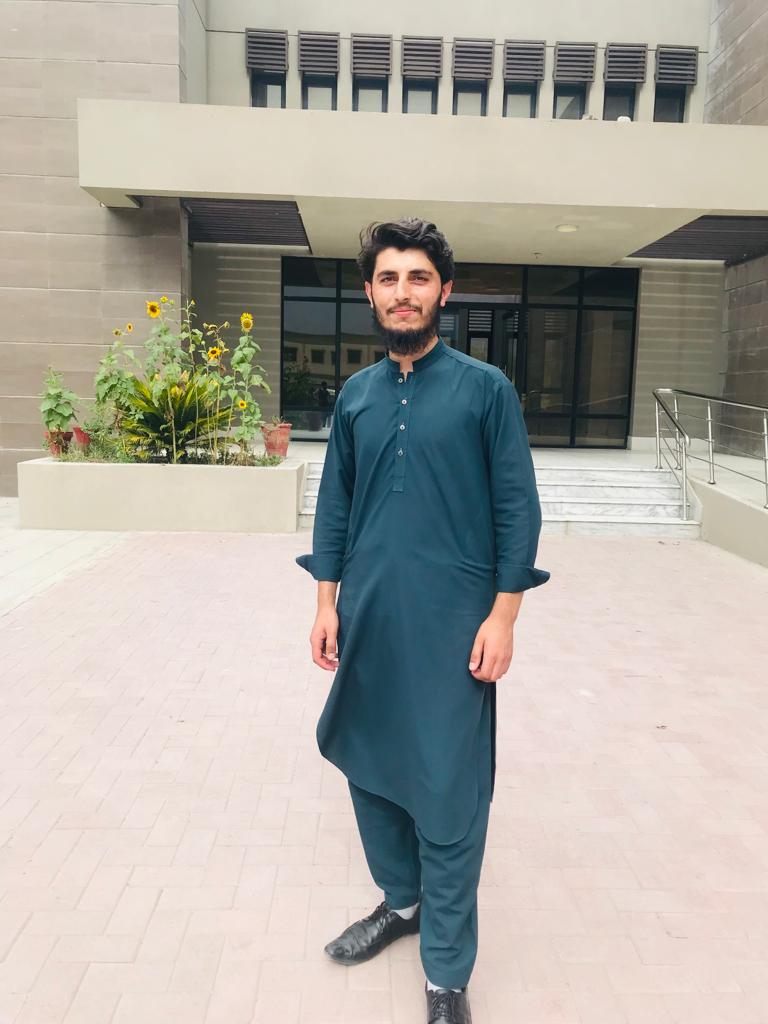
#> input picture images/sahir.jpeg, 768 x 1024 px
$ python thresh.py
#> lines starting #> are read from the running program, lines starting #| are printed output that depends on the picture; after the words box and inside, x2 and y2 are one past the last pixel; in counts of white or black regions, pixels touching at a corner belong together
import cv2 as cv

img = cv.imread('images/sahir.jpeg')
#> img is the input picture: shape (1024, 768, 3); mean B, G, R 162, 169.9, 173.4
cv.imshow('Sahir', img)

gray = cv.cvtColor(img, cv.COLOR_BGRA2GRAY)
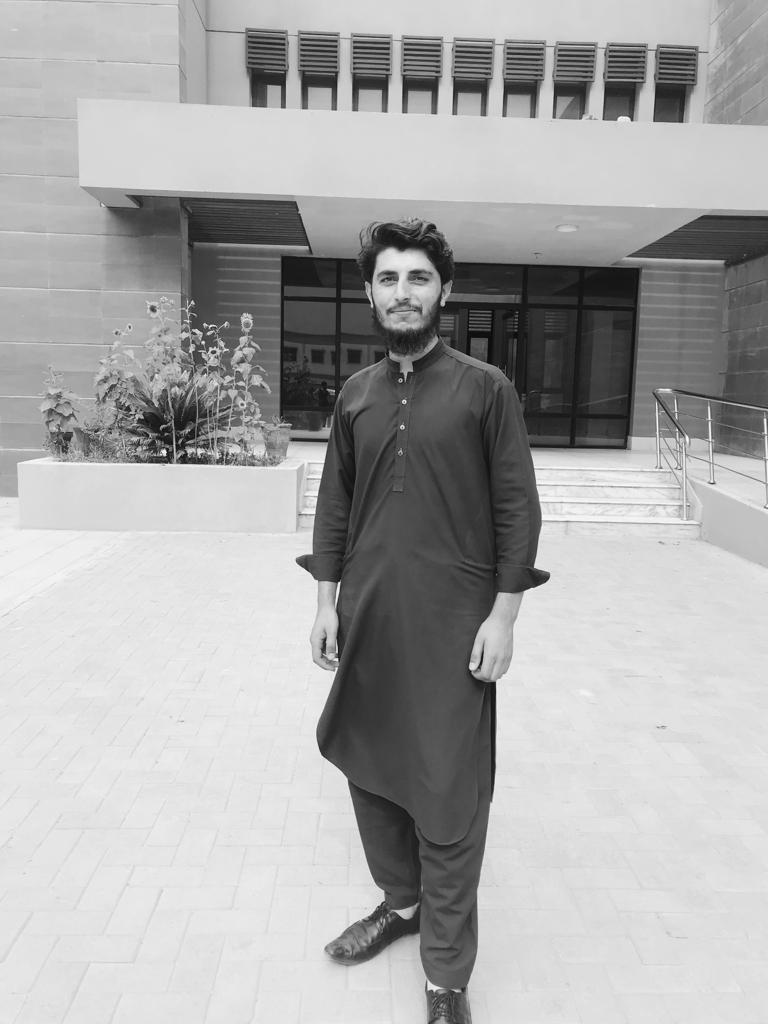
#> gray: shape (1024, 768); min 2, max 254, mean 170
cv.imshow('Gray', gray)

# Simple thresholding
threshold, thresh = cv.threshold(gray, 150, 255, cv.THRESH_BINARY)
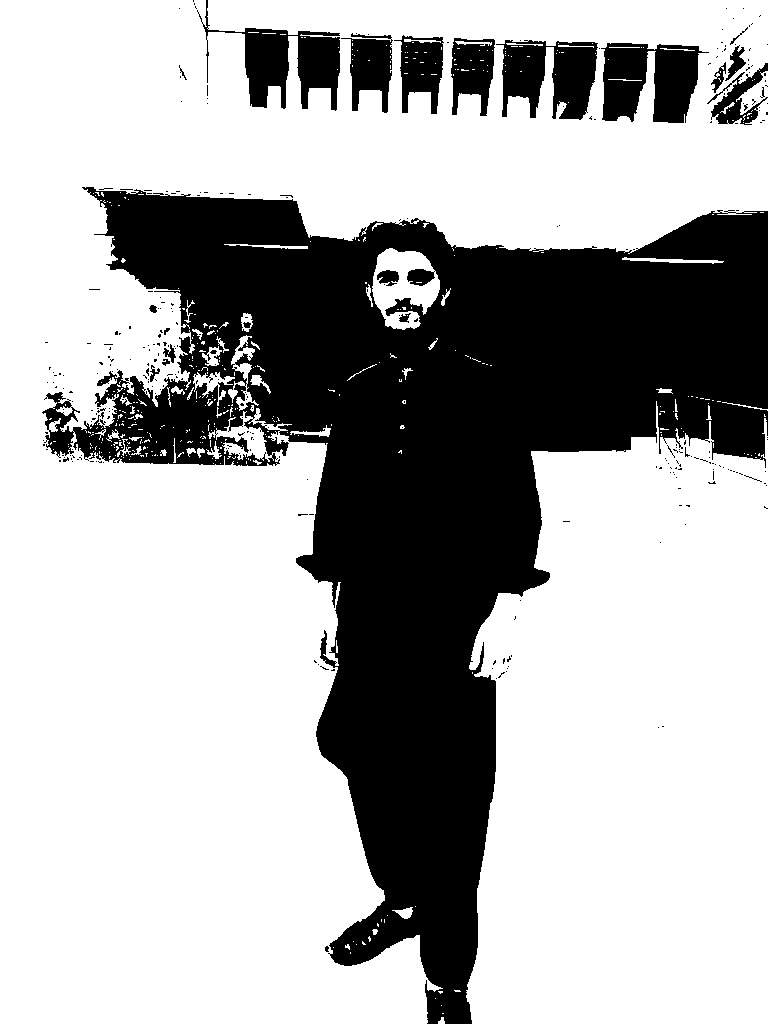
#> thresh: shape (1024, 768); 68.4% white; 303 black regions (281 under 20 px), largest, box (x1, y1, x2, y2) and area: (42, 187, 768, 1024) 221173, (601, 43, 709, 123) 5920, (197, 0, 340, 111) 5589
cv.imshow('Simple Thresholding', thresh)

# inverse thresholding
threshold, thresh_inverse = cv.threshold(gray, 150, 255, cv.THRESH_BINARY_INV)
cv.imshow('Simple Thresholding inverse', thresh_inverse)

# Adaptive Thresholding
adaptive_thresh = cv.adaptiveThreshold(
    gray, 255, cv.ADAPTIVE_THRESH_MEAN_C, cv.THRESH_BINARY, 11, 3)
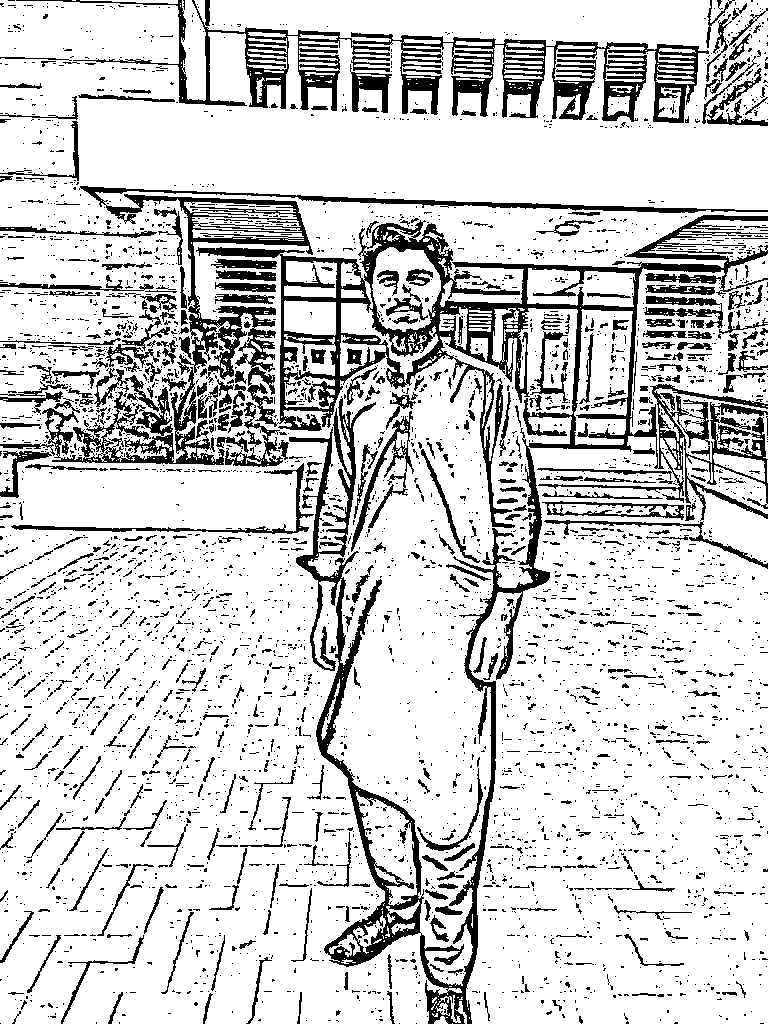
#> adaptive_thresh: shape (1024, 768); 81.9% white; 4324 black regions (3781 under 20 px), largest, box (x1, y1, x2, y2) and area: (42, 186, 768, 1024) 61659, (16, 0, 709, 123) 16098, (351, 411, 414, 552) 1405
cv.imshow('Adaptive thresholding', adaptive_thresh)
cv.waitKey(0)

$ run again, with images/FfNmgEUXgAIuV52 (1).jpeg copied over images/sahir.jpeg
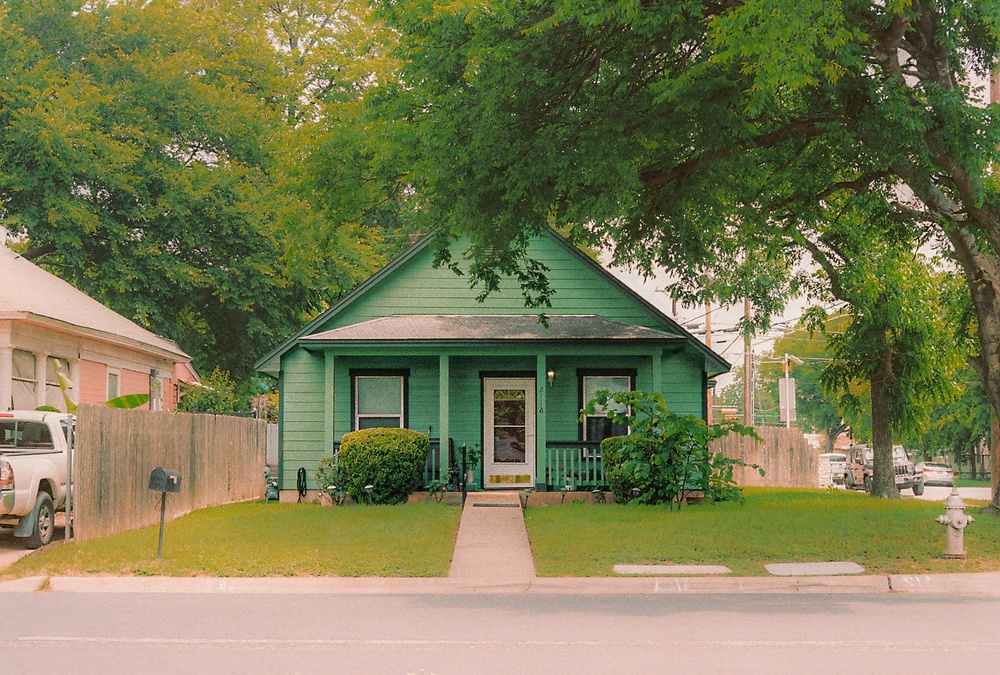
#> input picture images/FfNmgEUXgAIuV52 (1).jpeg, 1000 x 675 px, shrunk from 1768 x 1194 before the run
#> img is the input picture: shape (675, 1000, 3); mean B, G, R 83.8, 123.1, 123
#> `threshold, thresh = cv.threshold(gray, 150, 255, cv.THRESH_BINARY)`:
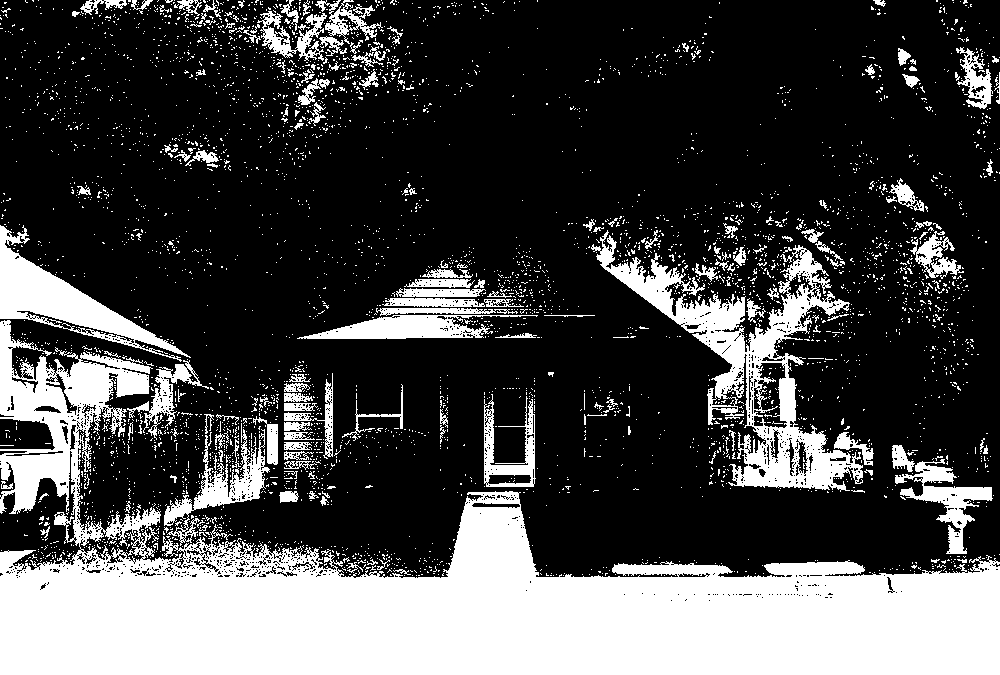
#> thresh: shape (675, 1000); 28.4% white; 4219 white regions (4056 under 20 px), largest, box (x1, y1, x2, y2) and area: (0, 320, 1000, 675) 127281, (591, 230, 863, 492) 16502, (0, 225, 191, 362) 6813
#> `adaptive_thresh = cv.adaptiveThreshold( gray, 255, cv.ADAPTIVE_THRESH_..`:
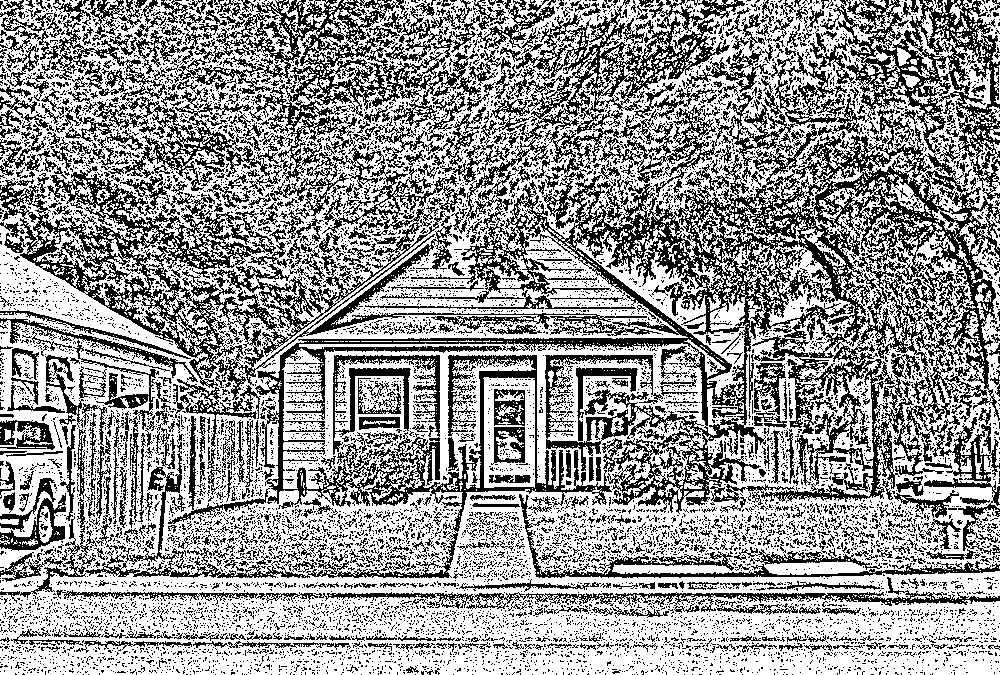
#> adaptive_thresh: shape (675, 1000); 60% white; black in thin lines or dots

$ run again, with images/dave-hoefler-frmovOarYdE-unsplash.jpg copied over images/sahir.jpeg
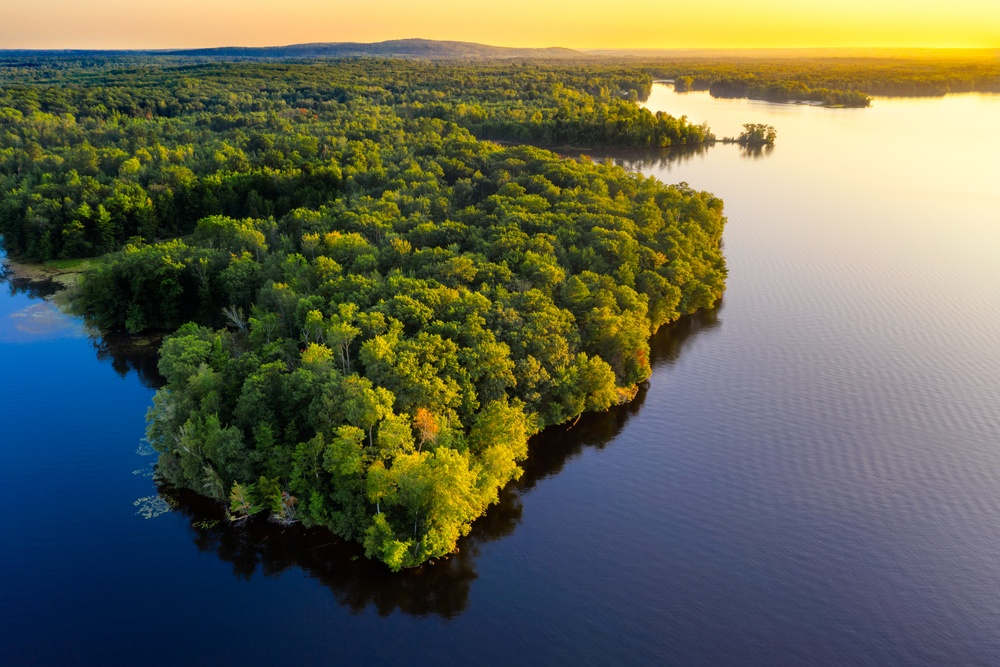
#> input picture images/dave-hoefler-frmovOarYdE-unsplash.jpg, 1000 x 667 px, shrunk from 5422 x 3614 before the run
#> img is the input picture: shape (667, 1000, 3); mean B, G, R 82.5, 102.3, 99.1
#> `threshold, thresh = cv.threshold(gray, 150, 255, cv.THRESH_BINARY)`:
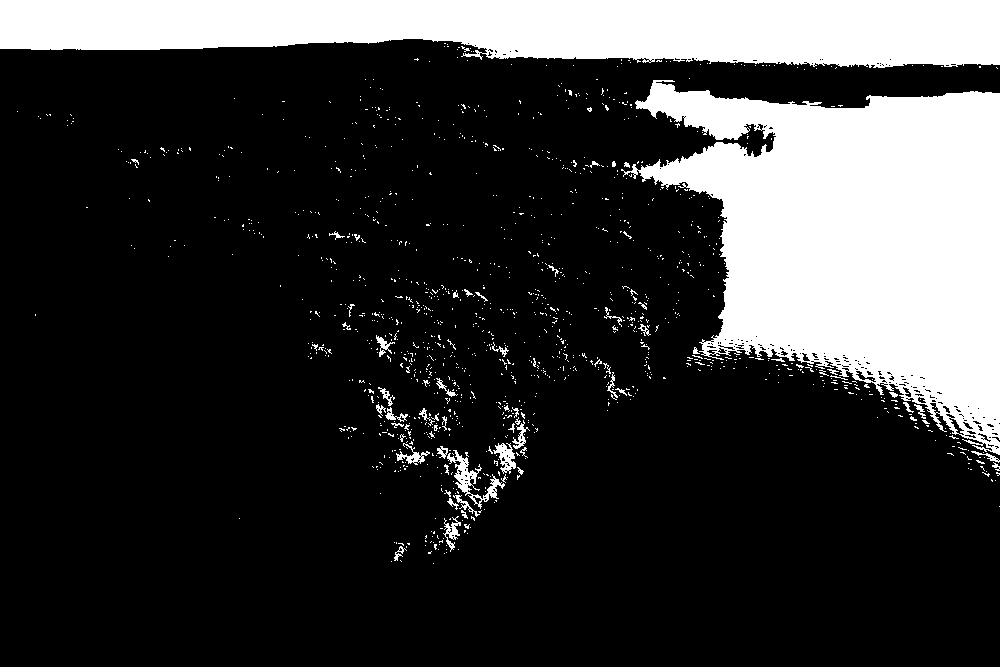
#> thresh: shape (667, 1000); 21.8% white; 1269 white regions (1209 under 20 px), largest, box (x1, y1, x2, y2) and area: (621, 80, 1000, 455) 83772, (0, 0, 1000, 68) 54364, (447, 450, 505, 509) 818
#> `adaptive_thresh = cv.adaptiveThreshold( gray, 255, cv.ADAPTIVE_THRESH_..`:
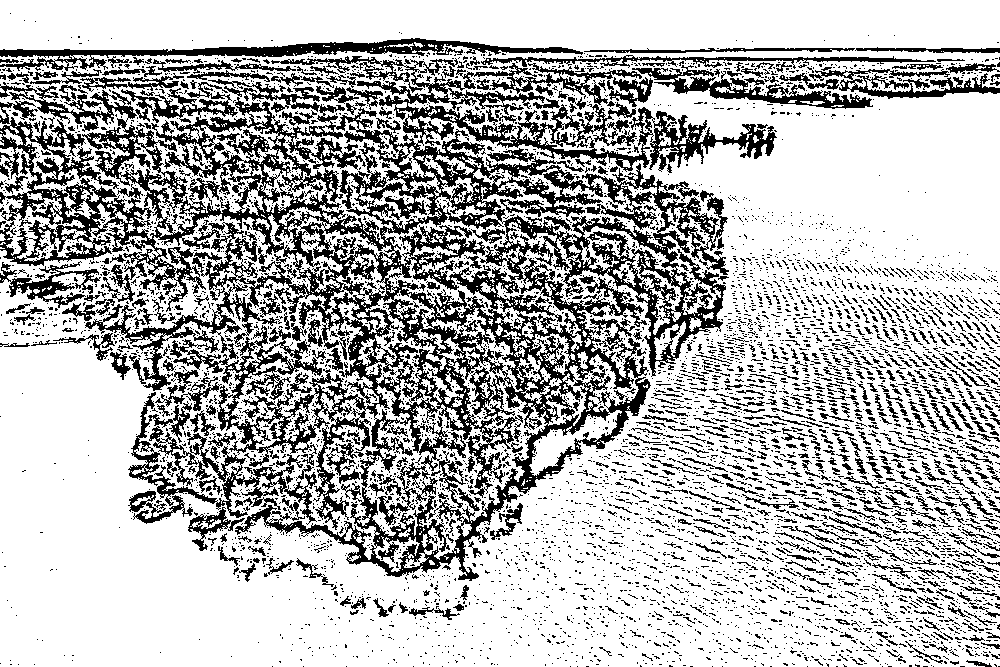
#> adaptive_thresh: shape (667, 1000); 71.5% white; 5991 black regions (5340 under 20 px), largest, box (x1, y1, x2, y2) and area: (0, 56, 777, 581) 112535, (0, 38, 583, 71) 4920, (128, 392, 317, 525) 4831
